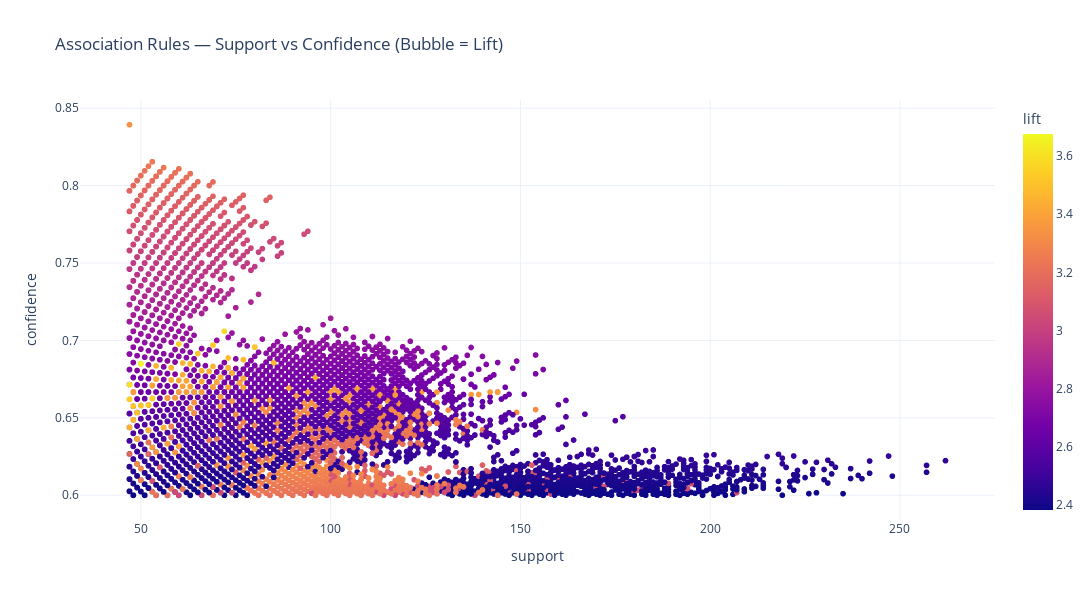

The cell this chart's notebook holds for it:
### Code cell
fig = px.scatter(
    rules_df, x='support', y='confidence', color='lift',
    hover_data=['antecedent', 'consequent'],
    title='Association Rules — Support vs Confidence (Bubble = Lift)',
    template='plotly_white',
    height=600,
    width=1200
)
fig.show()

### Figure 1 — Plotly figure (JSON) as saved in the notebook; plotly's stock layout.template omitted (floating-point values rounded to 4 significant figures; data arrays with more than 128 entries replaced by an {"elided": "..."} marker saying what was removed)
{"data": [{"customdata": {"elided": "13925x2 str values"}, "hovertemplate": "support=%{x}<br>confidence=%{y}<br>antecedent=%{customdata[0]}<br>consequent=%{customdata[1]}<br>lift=%{marker.color}<extra></extra>", "legendgroup": "", "marker": {"color": {"elided": "13925 float values"}, "coloraxis": "coloraxis", "symbol": "circle"}, "mode": "markers", "name": "", "showlegend": false, "type": "scattergl", "x": {"elided": "13925 int values"}, "xaxis": "x", "y": {"elided": "13925 float values"}, "yaxis": "y"}], "layout": {"coloraxis": {"colorbar": {"title": {"text": "lift"}}, "colorscale": [[0, "#0d0887"], [0.1111, "#46039f"], [0.2222, "#7201a8"], [0.3333, "#9c179e"], [0.4444, "#bd3786"], [0.5556, "#d8576b"], [0.6667, "#ed7953"], [0.7778, "#fb9f3a"], [0.8889, "#fdca26"], [1, "#f0f921"]]}, "height": 600, "legend": {"tracegroupgap": 0}, "title": {"text": "Association Rules — Support vs Confidence (Bubble = Lift)"}, "width": 1200, "xaxis": {"anchor": "y", "domain": [0, 1], "title": {"text": "support"}}, "yaxis": {"anchor": "x", "domain": [0, 1], "title": {"text": "confidence"}}}}
